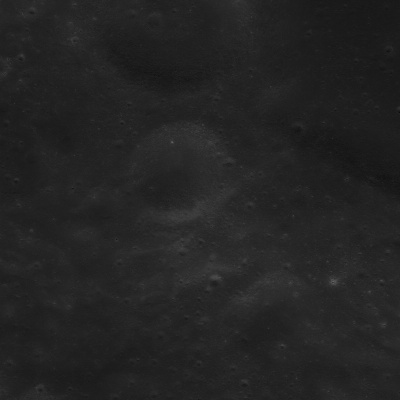
#> input picture Data/ch2_tmc_ncn_20220101T0110303578_b_brw_d1819.jpeg, 400 x 400 px, found by its file name
$ jupyter execute Moon_2.ipynb
#> lines starting #> are read from the running program, lines starting #| are printed output that depends on the picture
[cell 1]
import numpy as np
import matplotlib.pyplot as plt
from PIL import Image
from scipy.ndimage import uniform_filter, gaussian_filter
import os

[cell 2]
# Path to your input file (update with your own file path)
inpath = "/content/ch2_tmc_ncn_20220101T0110303578_b_brw_d1819.jpeg"

# Load as grayscale
img_pil = Image.open(inpath).convert("L")
orig = np.array(img_pil).astype(np.float32)
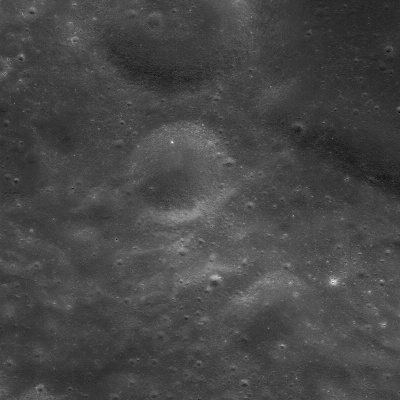
#> orig: shape (400, 400) float32; min 11, max 99, mean 35.7; drawn with min black and max white
print("Original shape:", orig.shape)
#| Original shape: (400, 400)

[cell 3]
scale_factor = 5  # 5m → 1m
w0, h0 = img_pil.size
#> w0 = 400; h0 = 400
upsampled_pil = img_pil.resize((w0 * scale_factor, h0 * scale_factor), Image.Resampling.BICUBIC)
upsampled = np.array(upsampled_pil).astype(np.float32)
print("Upsampled shape:", upsampled.shape)
#| Upsampled shape: (2000, 2000)

# Normalize to 0–1 range
elev = upsampled / 255.0

[cell 4]
# Pixel size after upsampling = 1m
dz_dy, dz_dx = np.gradient(elev, 1.0, 1.0)
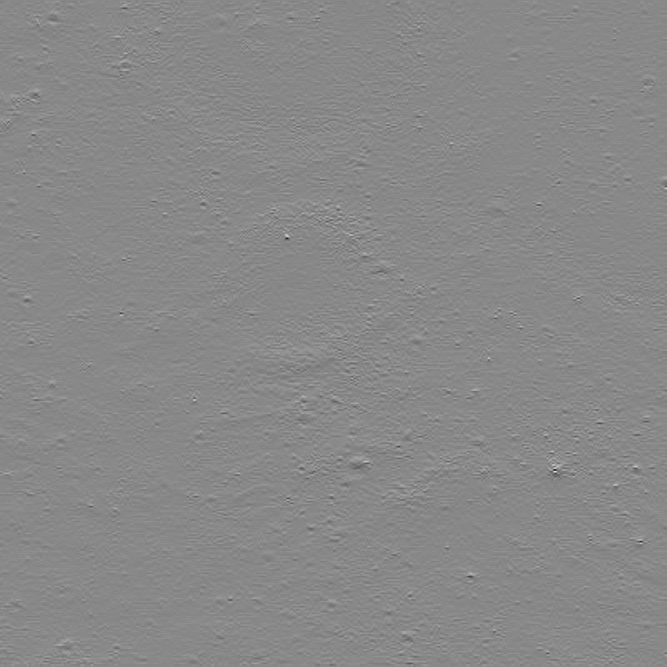
#> dz_dy: shape (2000, 2000) float32 (shown at 1/3 size); min -0.0431, max 0.0373, mean 2.56e-06; drawn with min black and max white
slope_rad = np.arctan(np.sqrt(dz_dx**2 + dz_dy**2))
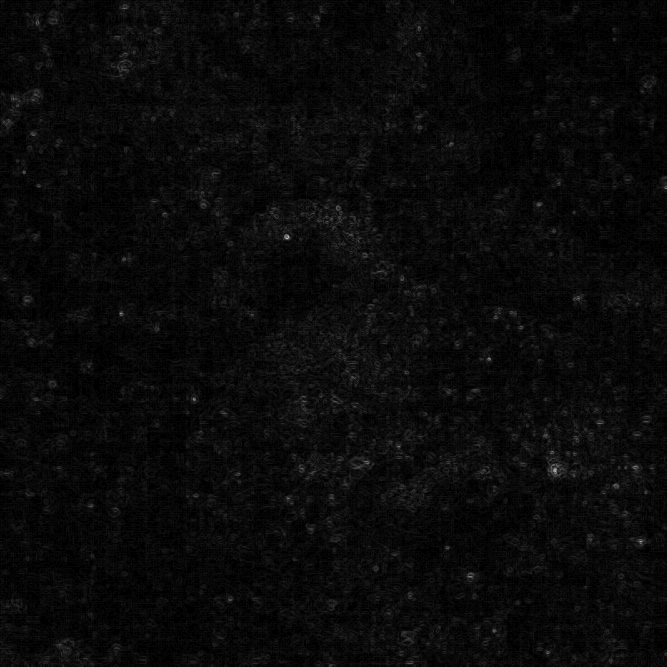
#> slope_rad: shape (2000, 2000) float32 (shown at 1/3 size); min 0, max 0.0442, mean 0.00179; drawn with min black and max white
slope_deg = np.degrees(slope_rad)

[cell 5]
window_size = 11  # ~11m window
mean = uniform_filter(elev, size=window_size, mode='reflect')
mean_sq = uniform_filter(elev**2, size=window_size, mode='reflect')
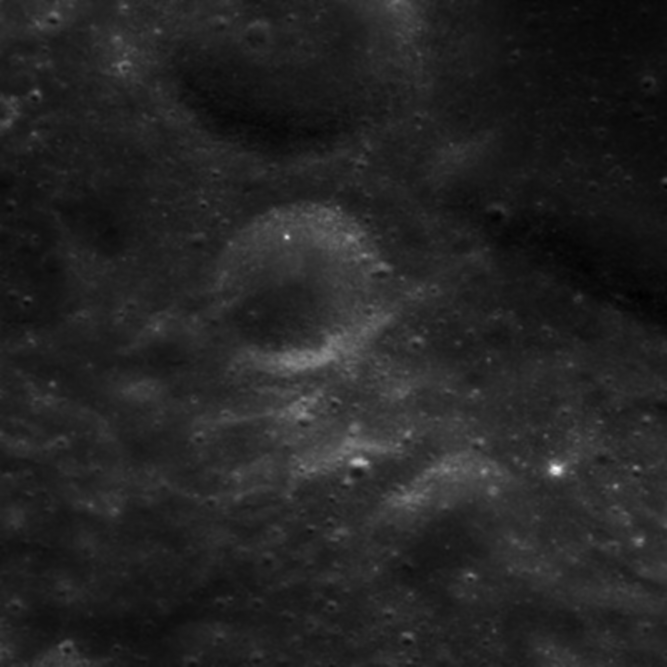
#> mean_sq: shape (2000, 2000) float32 (shown at 1/3 size); min 0.0058, max 0.104, mean 0.0201; drawn with min black and max white
var = mean_sq - mean**2
var[var < 0] = 0
roughness = np.sqrt(var)
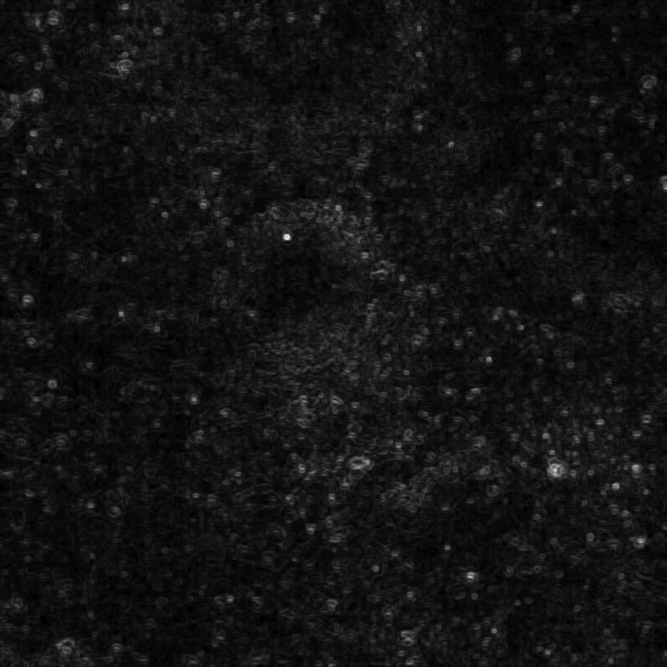
#> roughness: shape (2000, 2000) float32 (shown at 1/3 size); min 0, max 0.0587, mean 0.00449; drawn with min black and max white

[cell 6]
# Laplacian approximation
d2x = np.gradient(dz_dx, 1.0, axis=1)
d2y = np.gradient(dz_dy, 1.0, axis=0)
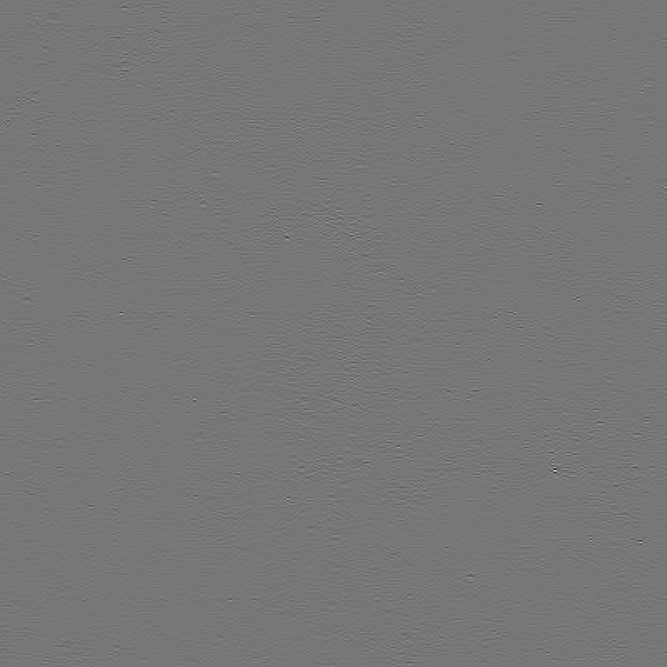
#> d2y: shape (2000, 2000) float32 (shown at 1/3 size); min -0.0216, max 0.0245, mean 2.82e-08; drawn with min black and max white
laplacian = d2x + d2y

crater_score = -laplacian
crater_score[crater_score < 0] = 0
crater_score = gaussian_filter(crater_score, sigma=2.0)

[cell 7]
def norm01(x):
    mn, mx = np.nanmin(x), np.nanmax(x)
#> mn = 0; mx = 2.53
    return (x - mn) / (mx - mn) if mx > mn else np.zeros_like(x)

nslope = norm01(slope_deg)
nrough = norm01(roughness)
ncrater = norm01(crater_score)

[cell 8]
# Weights (adjustable)
w_slope, w_rough, w_crater = 0.5, 0.3, 0.2

hazard = w_slope * nslope + w_rough * nrough + w_crater * ncrater
hazard = norm01(hazard)

[cell 9]
plt.figure(figsize=(12, 10))

plt.subplot(2,2,1)
plt.title("Upsampled (1m grid)")
plt.imshow(elev, cmap="gray")
plt.axis("off")

plt.subplot(2,2,2)
plt.title("Slope (deg)")
plt.imshow(nslope, cmap="gray")
plt.axis("off")

plt.subplot(2,2,3)
plt.title("Roughness")
plt.imshow(nrough, cmap="gray")
plt.axis("off")

plt.subplot(2,2,4)
plt.title("Hazard Map")
plt.imshow(hazard, cmap="gray")
plt.axis("off")

plt.tight_layout()
plt.show()

[cell 10]
out_dir = "outputs"
os.makedirs(out_dir, exist_ok=True)

Image.fromarray((nslope*255).astype(np.uint8)).save(os.path.join(out_dir, "slope.png"))
Image.fromarray((nrough*255).astype(np.uint8)).save(os.path.join(out_dir, "roughness.png"))
Image.fromarray((ncrater*255).astype(np.uint8)).save(os.path.join(out_dir, "crater.png"))
Image.fromarray((hazard*255).astype(np.uint8)).save(os.path.join(out_dir, "hazard_map.png"))

np.save(os.path.join(out_dir, "hazard_array.npy"), hazard)

print("✅ All outputs saved in:", out_dir)

$ run again, with Data/ch2_tmc_ncn_20220101T0110303578_b_brw_d1849.jpeg copied over Data/ch2_tmc_ncn_20220101T0110303578_b_brw_d1819.jpeg
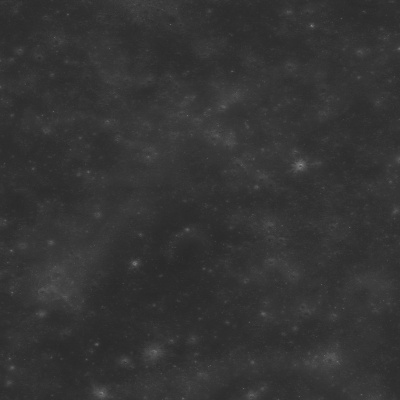
#> input picture Data/ch2_tmc_ncn_20220101T0110303578_b_brw_d1849.jpeg, 400 x 400 px, found by its file name
#| Original shape: (400, 400)
#| Upsampled shape: (2000, 2000)
#> `crater_score[crater_score < 0] = 0`:
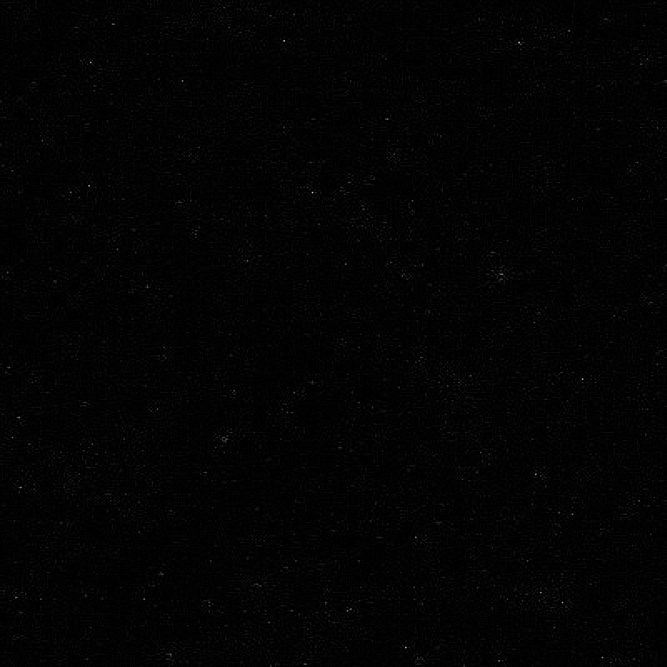
#> crater_score: shape (2000, 2000) float32 (shown at 1/3 size); min 0, max 0.049, mean 0.000601; drawn with min black and max white
#> mn = 0; mx = 2.94
#> `Image.fromarray((nrough*255).astype(np.uint8)).save(os.path.join(out_d..`:
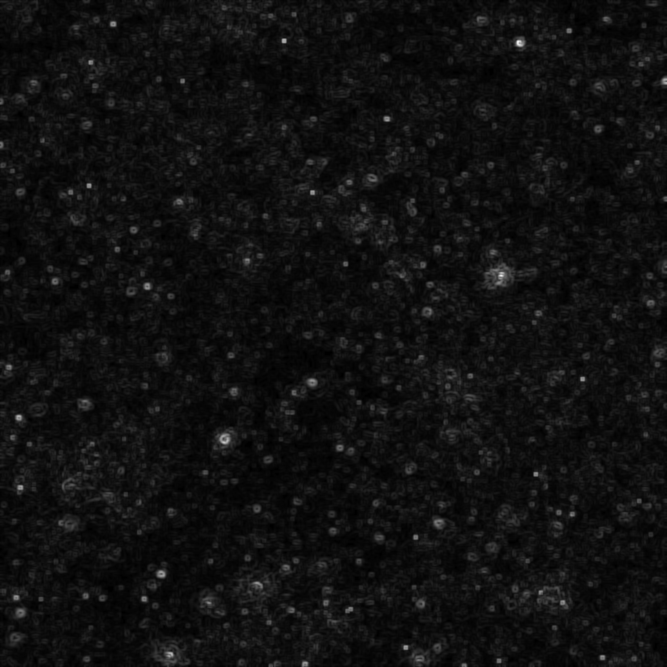
#> saved as roughness.png: PIL image 2000x2000 L (shown at 1/3 size); min 0, max 255, mean 16.5

$ run again, with Data/sample1.png saved as Data/ch2_tmc_ncn_20220101T0110303578_b_brw_d1819.jpeg
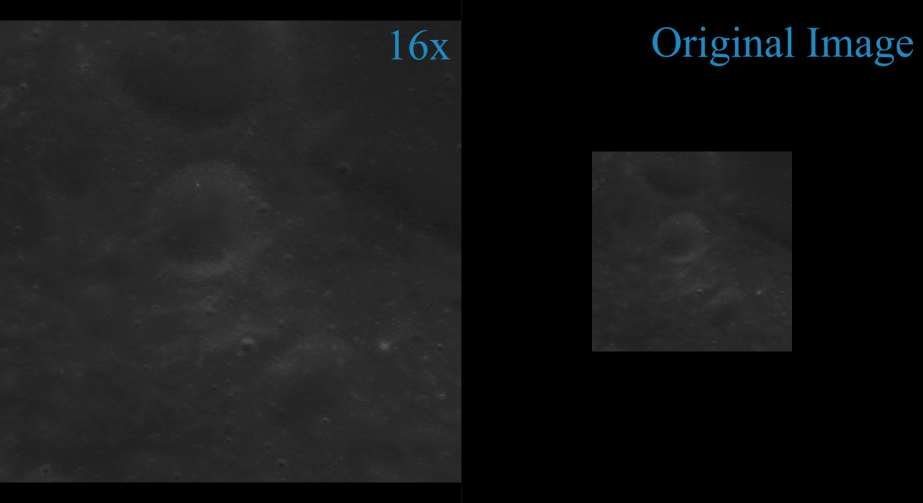
#> input picture Data/sample1.png, 1846 x 1006 px, found by its file name (shown at 1/2 size)
#| Original shape: (1006, 1846)
#| Upsampled shape: (5030, 9230)
#> `dz_dy, dz_dx = np.gradient(elev, 1.0, 1.0)`:
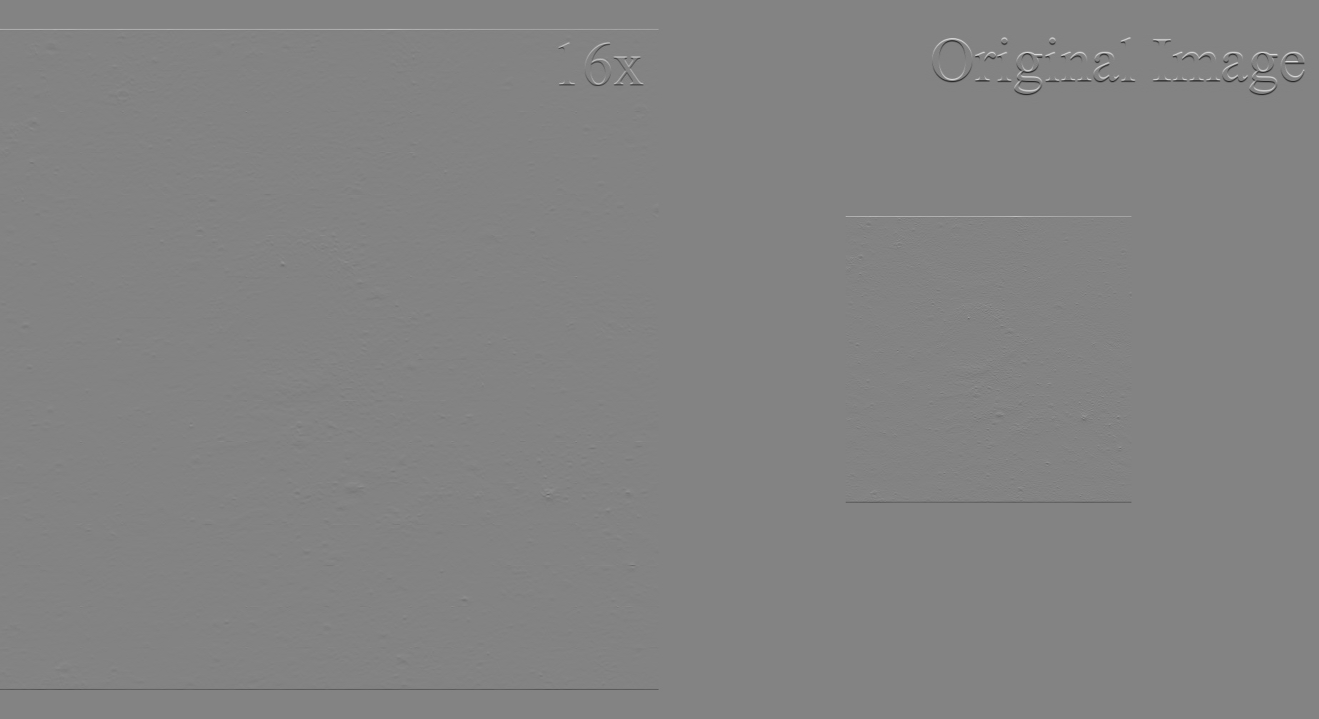
#> dz_dy: shape (5030, 9230) float32 (shown at 1/7 size); min -0.0725, max 0.0686, mean 3.88e-11; drawn with min black and max white
#> `slope_rad = np.arctan(np.sqrt(dz_dx**2 + dz_dy**2))`:
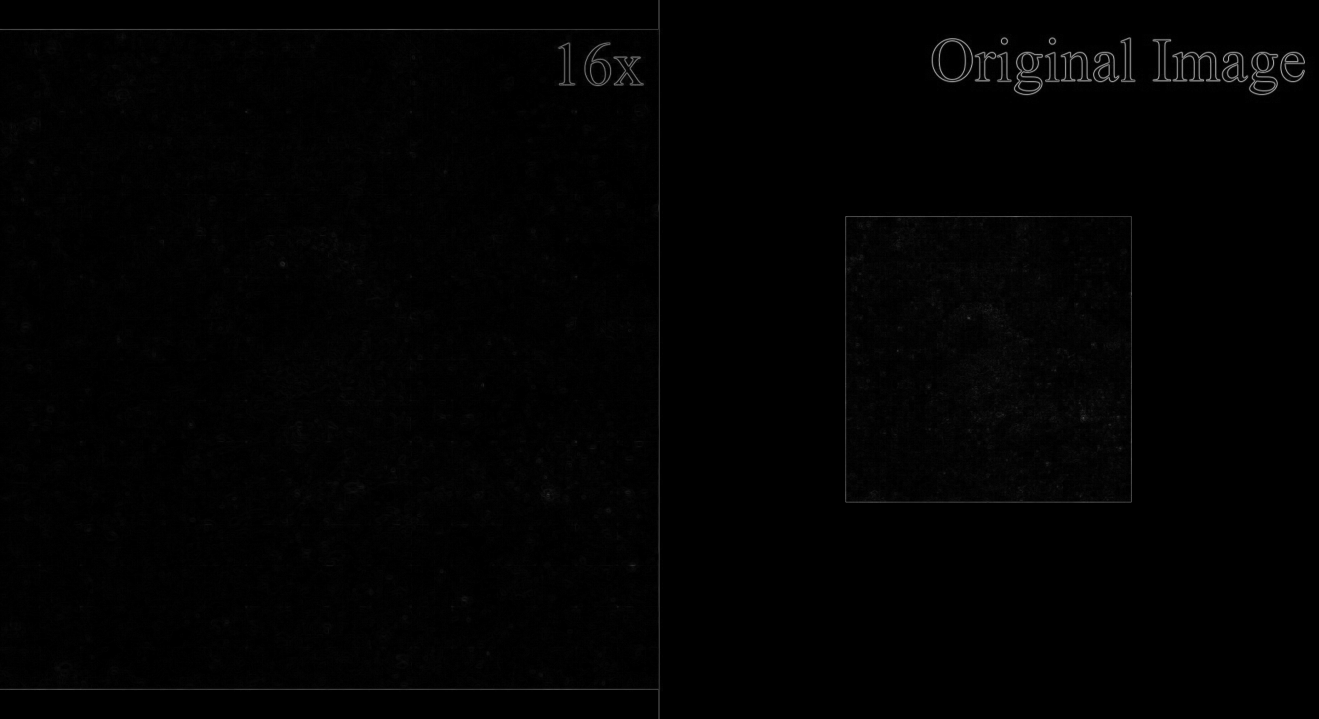
#> slope_rad: shape (5030, 9230) float32 (shown at 1/7 size); min 0, max 0.0881, mean 0.000743; drawn with min black and max white
#> mn = 0; mx = 5.05
